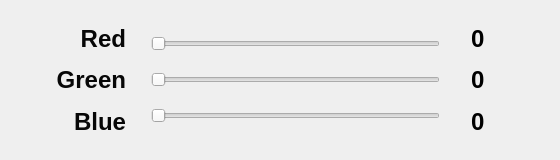
<?xml version="1.0" encoding="UTF-8"?>
<ui version="4.0">
 <class>Dialog</class>
 <widget class="QDialog" name="Dialog">
  <property name="geometry">
   <rect>
    <x>0</x>
    <y>0</y>
    <width>560</width>
    <height>160</height>
   </rect>
  </property>
  <property name="windowTitle">
   <string>Dialog</string>
  </property>
  <widget class="QWidget" name="layoutWidget">
   <property name="geometry">
    <rect>
     <x>16</x>
     <y>10</y>
     <width>121</width>
     <height>141</height>
    </rect>
   </property>
   <layout class="QVBoxLayout" name="verticalLayout">
    <item>
     <widget class="QLabel" name="red_label">
      <property name="text">
       <string>&lt;html&gt;&lt;head/&gt;&lt;body&gt;&lt;p&gt;&lt;span style=&quot; font-size:18pt; font-weight:600; color:#070707;&quot;&gt;Red&lt;/span&gt;&lt;/p&gt;&lt;/body&gt;&lt;/html&gt;</string>
      </property>
      <property name="alignment">
       <set>Qt::AlignRight|Qt::AlignTrailing|Qt::AlignVCenter</set>
      </property>
     </widget>
    </item>
    <item>
     <widget class="QLabel" name="green_label">
      <property name="text">
       <string>&lt;html&gt;&lt;head/&gt;&lt;body&gt;&lt;p&gt;&lt;span style=&quot; font-size:18pt; font-weight:600; color:#070707;&quot;&gt;Green&lt;/span&gt;&lt;/p&gt;&lt;/body&gt;&lt;/html&gt;</string>
      </property>
      <property name="alignment">
       <set>Qt::AlignRight|Qt::AlignTrailing|Qt::AlignVCenter</set>
      </property>
     </widget>
    </item>
    <item>
     <widget class="QLabel" name="blue_label">
      <property name="text">
       <string>&lt;html&gt;&lt;head/&gt;&lt;body&gt;&lt;p&gt;&lt;span style=&quot; font-size:18pt; font-weight:600; color:#070707;&quot;&gt;Blue&lt;/span&gt;&lt;/p&gt;&lt;/body&gt;&lt;/html&gt;</string>
      </property>
      <property name="alignment">
       <set>Qt::AlignRight|Qt::AlignTrailing|Qt::AlignVCenter</set>
      </property>
     </widget>
    </item>
   </layout>
  </widget>
  <widget class="QWidget" name="layoutWidget">
   <property name="geometry">
    <rect>
     <x>140</x>
     <y>10</y>
     <width>311</width>
     <height>141</height>
    </rect>
   </property>
   <layout class="QVBoxLayout" name="verticalLayout_2">
    <item>
     <widget class="QSlider" name="red_slider">
      <property name="maximum">
       <number>255</number>
      </property>
      <property name="orientation">
       <enum>Qt::Horizontal</enum>
      </property>
     </widget>
    </item>
    <item>
     <widget class="QSlider" name="green_slider">
      <property name="maximum">
       <number>255</number>
      </property>
      <property name="orientation">
       <enum>Qt::Horizontal</enum>
      </property>
     </widget>
    </item>
    <item>
     <widget class="QSlider" name="blue_slider">
      <property name="maximum">
       <number>255</number>
      </property>
      <property name="orientation">
       <enum>Qt::Horizontal</enum>
      </property>
     </widget>
    </item>
   </layout>
  </widget>
  <widget class="QWidget" name="layoutWidget">
   <property name="geometry">
    <rect>
     <x>460</x>
     <y>10</y>
     <width>91</width>
     <height>141</height>
    </rect>
   </property>
   <layout class="QVBoxLayout" name="verticalLayout_3">
    <item>
     <widget class="QLabel" name="red_value_label">
      <property name="text">
       <string>&lt;html&gt;&lt;head/&gt;&lt;body&gt;&lt;p&gt;&lt;span style=&quot; font-size:18pt; font-weight:600;&quot;&gt;0&lt;/span&gt;&lt;/p&gt;&lt;/body&gt;&lt;/html&gt;</string>
      </property>
     </widget>
    </item>
    <item>
     <widget class="QLabel" name="green_value_label">
      <property name="text">
       <string>&lt;html&gt;&lt;head/&gt;&lt;body&gt;&lt;p&gt;&lt;span style=&quot; font-size:18pt; font-weight:600;&quot;&gt;0&lt;/span&gt;&lt;/p&gt;&lt;/body&gt;&lt;/html&gt;</string>
      </property>
     </widget>
    </item>
    <item>
     <widget class="QLabel" name="blue_value_label">
      <property name="text">
       <string>&lt;html&gt;&lt;head/&gt;&lt;body&gt;&lt;p&gt;&lt;span style=&quot; font-size:18pt; font-weight:600;&quot;&gt;0&lt;/span&gt;&lt;/p&gt;&lt;/body&gt;&lt;/html&gt;</string>
      </property>
     </widget>
    </item>
   </layout>
  </widget>
 </widget>
 <layoutdefault spacing="6" margin="11"/>
 <resources/>
 <connections/>
</ui>
